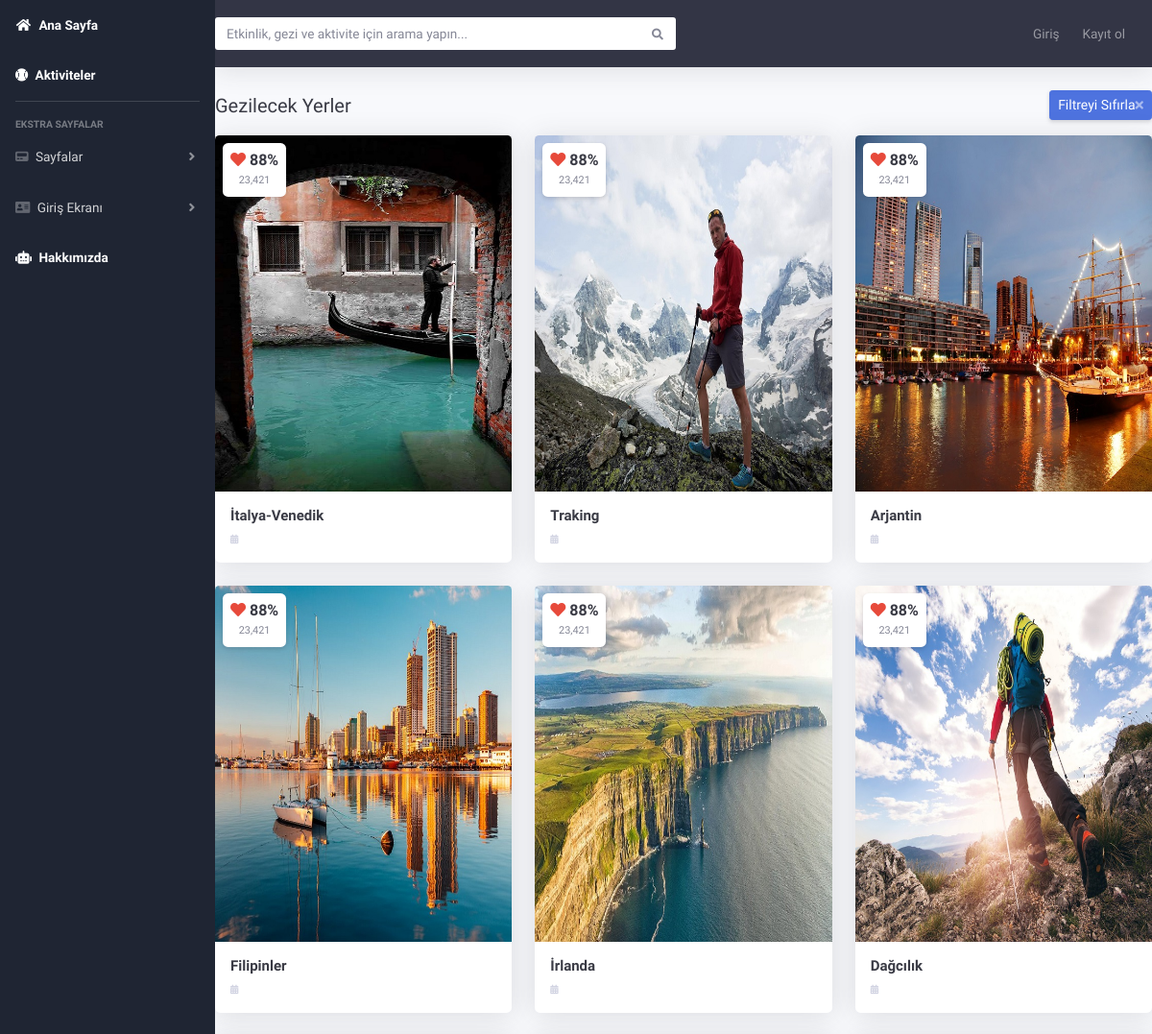
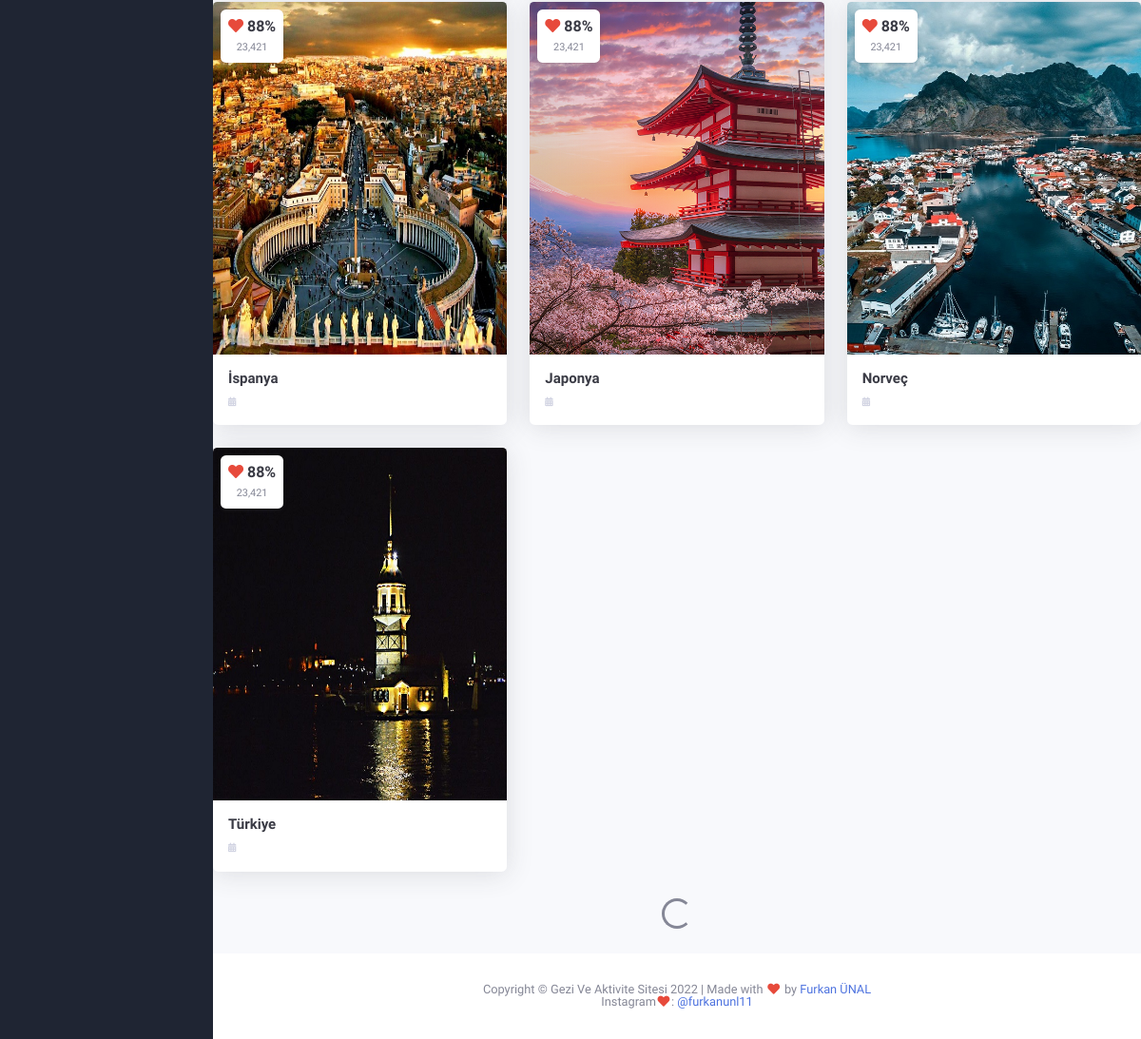
The app's page /geziler with its own data (2 pictures, top to bottom).
### geziler/models.py (models this page shows, shortened)
class Category(models.Model):
    STATUS = (
        ('True','Evet'),
        ('False',"Hayır")
    )
    id = models.AutoField(primary_key=True)
    title = models.CharField("Başlık",max_length=50, null=True)
    slug = models.CharField(max_length=50, null=True)
    description = models.TextField("Açıklama",validators= [MinLengthValidator(20)])
    image = models.CharField("Resim",max_length=50, null=True)
    created_at = models.DateTimeField(auto_now_add=True, null=True)
    updated_at = models.DateTimeField(auto_now=True, null=True)
    isActive = models.BooleanField(default=False)
    isHome = models.BooleanField(default=False)
    titleforhead = models.CharField("Kafa Başlığı", max_length=50,null=True)

### geziler/views.py (the view)
# urls.py: path('', include("geziler.urls")),
def geziler(request):
    geziler = Category.objects.filter(isActive = True)
    return render(request, 'geziler.html' , {
        "geziler": geziler
    })

### geziler/templates/geziler.html (shortened to what this page needs)
{% extends 'geziler/base.html' %} {% load static %}   {% block content %}
<div id="wrapper">
  {% include 'include/_sidebar.html' %}
  <div id="content-wrapper" class="d-flex flex-column">
    <div id="content">
      {% include 'include/_topbar.html' %}
      <div
        class="d-sm-flex align-items-center justify-content-between mt-4 mb-3"
      >
        <h1 class="h5 mb-0 text-gray-900">Gezilecek Yerler</h1>
        <a
          href="#"
          class="d-none d-sm-inline-block btn btn-sm btn-primary shadow-sm"
          >Filtreyi Sıfırla<i class="fas fa-times fa-sm text-white-50"></i
        ></a>
      </div>
      <div class="row">
        <div class="col">
          <div class="row">
              {% for gezi in geziler %}
                <div class="col-xl-4 col-md-6 mb-4">
                  {% include 'include/_geziler.html' %}
              </div>
              {% endfor %}
          <div class="text-center mt-1 mb-4 col-12">
            <div class="spinner-border" role="status">
            </div>
          </div>
        </div>
      </div>
    </div>
    {% include 'include/_footer.html' %}
  </div>
</div>
{% endblock %}

### templates/geziler/base.html (shortened to what this page needs)
{% load static %}
<!DOCTYPE html>
<html lang="en">
<head>
    <link href="{% static 'vendor/fontawesome-free/css/all.min.css' %}" rel="stylesheet" type="text/css">
    <link href="{% static 'css/style.css' %}" rel="stylesheet">
</head>
<body id = "page-top">
    {% block content %}{% endblock %}

### geziler/templates/include/_sidebar.html (shortened to what this page needs)
{% load static %}
<ul class="navbar-nav sidebar sidebar-dark accordion" id="accordionSidebar">
  <a class="nav-item active" href=" {% url 'home_page' %} ">
    <li class="nav-item active">
      <a class="nav-link" href="{% url 'home_page' %}">
        <i class="fas fa-fw fa-home"></i>
        <span>Ana Sayfa</span></a
      >
  </a>
    <li class="nav-item active">
      <a class="nav-link" href="{% url 'geziler_page' %}">
        <i class="fas fa-baseball-ball"></i>
        <span>Aktiviteler</span></a
      >
      <hr class="sidebar-divider" />
      <div class="sidebar-heading">Ekstra Sayfalar</div>
    </li>
    <li class="nav-item">
      <a
        class="nav-link collapsed"
        href="#"
        data-toggle="collapse"
        data-target="#collapseTwo"
        aria-expanded="true"
        aria-controls="collapseTwo"
      >
        <i class="fas fa-pager"></i>
        <span>Sayfalar</span>
      </a>
    </li>
    <li class="nav-item">
      <a
        class="nav-link collapsed"
        href="#"
        data-toggle="collapse"
        data-target="#collapsePages"
        aria-expanded="true"
        aria-controls="collapsePages"
      >
        <i class="fas fa-address-card"></i>
        <span>Giriş Ekranı</span>
      </a>
      <div
        id="collapsePages"
        class="collapse"
        aria-labelledby="headingPages"
        data-parent="#accordionSidebar"
      >
        <div class="bg-white py-2 collapse-inner rounded">
            <li class="nav-item active">
              <a class="nav-link" href="{% url 'hakkimizda' %}">
                <i class="fas fa-robot"></i>
                <span>Hakkımızda</span></a>
      </li>
    </li>
  </ul>

### geziler/templates/include/_topbar.html (shortened to what this page needs)
{% load static %}
<nav class="navbar navbar-expand navbar-dark topbar mb-4 pl-0 static-top shadow">
        <form  class=" d-none d-sm-inline-block form-inline mr-auto my-2 my-md-0 mw-100 navbar-search">
          <div class="input-group">
            <input
              type="text"
              class="form-control bg-white border-0 small"
              placeholder="Etkinlik, gezi ve aktivite için arama yapın..."
              aria-label="Search"
              aria-describedby="basic-addon2"
            />
            <div class="input-group-append">
              <button class="btn bg-white" type="button">
                <i class="fas fa-search fa-sm"></i>
              </button>
            </div>
          </div>
        </form>
        <ul class="navbar-nav ml-auto">
          {% if user.is_authenticated %}
               <li class="nav-item dropdown no-arrow">
            <a
              class="nav-link dropdown-toggle"
              href="#"
              id="userDropdown"
              role="button"
              data-toggle="dropdown"
              aria-haspopup="true"
              aria-expanded="false"
            >
              <span class="mr-2 d-none d-lg-inline text-gray-600 small">{{ user.username }}</span>
            </a>
            <div
              class="dropdown-menu dropdown-menu-right shadow animated--grow-in"
              aria-labelledby="userDropdown"
            >
              <a class="dropdown-item" href="profile.html">
                <i
                  class="fas fa-user-circle fa-sm fa-fw mr-2 text-gray-400"
                ></i>
                Profil
              </a>
              <a class="dropdown-item" href="profile.html">
                <i class="fas fa-heart fa-sm fa-fw mr-2 text-gray-400"></i>
                İzlediklerim
              </a>
              <a class="dropdown-item" href="profile.html">
                <i class="fas fa-list-alt fa-sm fa-fw mr-2 text-gray-400"></i>
                Listem
              </a>
              <a class="dropdown-item" href="profile.html">
                <i class="fas fa-cog fa-sm fa-fw mr-2 text-gray-400"></i>
                Profil Ayarları
              </a>
              <div class="dropdown-divider"></div>
              <a
                class="dropdown-item"
                href="#"
                data-toggle="modal"
                data-target="#logoutModal"
              >
                <i
                  class="fas fa-sign-out-alt fa-sm fa-fw mr-2 text-gray-400"
                ></i>
                Çıkış
              </a>
            </div>
          </li>
          {% else %}
            <li class="nav-item">
              <a href="{% url 'login' %}" class="nav-link">Giriş</a>
            </li>
            <li class="nav-item">
              <a href="{% url 'register' %}" class="nav-link">Kayıt ol</a>
            </li>
          {% endif %}
        </ul>
      </nav>

### geziler/templates/include/_geziler.html (shortened to what this page needs)
{% load static %}
<div class="card m-card shadow border-0">
    <a href="{% url 'gezi-detay' gezi.slug %}">
      <div class="m-card-cover">
        <div
          class="position-absolute bg-white shadow-sm rounded text-center p-2 m-2 love-box"
        >
          <h6 class="text-gray-900 mb-0 font-weight-bold">
            <i class="fas fa-heart text-danger"></i> 88%
          </h6>
          <small class="text-muted">23,421</small>
        </div>
        <img
          src="{% static 'img/'|add:gezi.image %}" class="card-img-top" alt="..."/>
      </div>
      <div class="card-body p-3">
        <h5 class="card-title text-gray-900 mb-1"> {{gezi.title}} </h5>
        <p class="card-text">
          <small class="text-danger"
            ><i class="fas fa-calendar-alt fa-sm text-gray-400"></i> {{gezi.date}}  </small
          >
        </p>
      </div>
    </a>
  </div>

### geziler/templates/include/_footer.html
<footer class="sticky-footer bg-white">
    <div class="container my-auto">
      <div class="copyright text-center my-auto">
        <span
          >Copyright © Gezi Ve Aktivite Sitesi 2022 | Made with
          <i class="fas fa-heart fa-fw text-danger"></i> by
          <a
            target="_blank"
            href="https://www.linkedin.com/in/furkan-%C3%BCnal-086a54221/"
            >Furkan ÜNAL</a
          ></span
        >
        <br />
        <span
          >Instagram<i class="fas fa-heart fa-fw text-danger"></i>:
          <a target="_blank" href="https://www.instagram.com/furkanunl11/"
            >@furkanunl11</a
          ></span
        >
      </div>
    </div>
  </footer>

### records on screen
Category: image (picture), title "İtalya-Venedik"
Category: image (picture), title "Traking"
Category: image (picture), title "Arjantin"
Category: image (picture), title "Filipinler"
Category: image (picture), title "İrlanda"
Category: image (picture), title "Dağcılık"
Category: image (picture), title "İspanya"
Category: image (picture), title "Japonya"
Category: image (picture), title "Norveç"
Category: image (picture), title "Türkiye"
